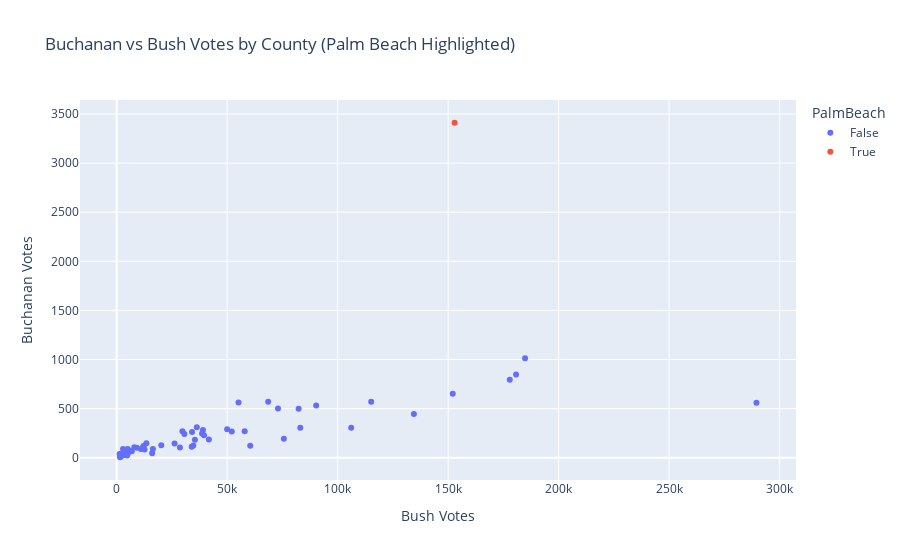
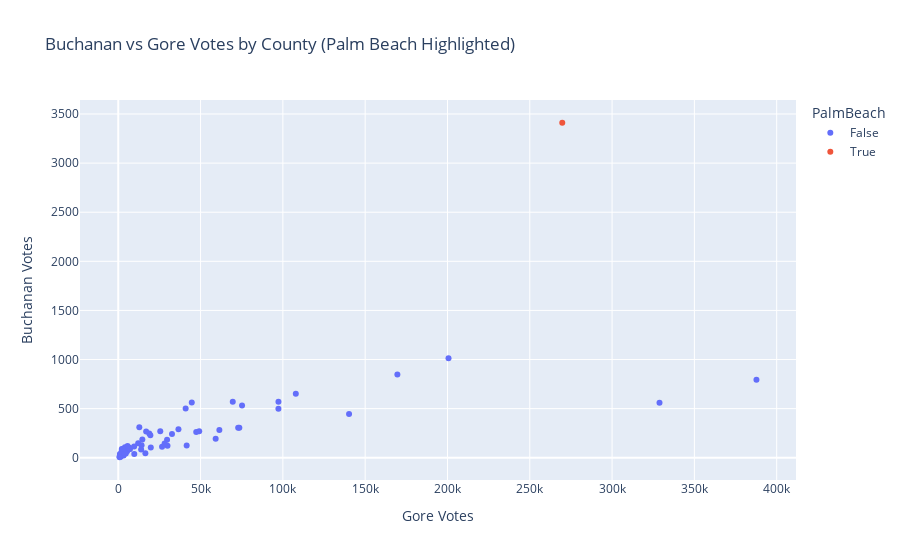

The code cell stored with these charts, in order, in its notebook:
### Markdown cell above
## Question 2

One controversy in the 2000 election was the so-called "butterfly ballot" used by Palm Beach County, shown below.

Gore was the 2nd ticket listed on the left-hand side, but to vote for Gore, a voter had to punch the 3rd hole. Punching the 2nd ticket would result in a vote for Pat Buchanan.

Many voters claimed that they were confused by the ballot design and inadvertently voted for Buchanan, when they meant to vote for Gore.

_Learn_: Take a look at the plotly scatter() [documentation](https://plotly.com/python-api-reference/generated/plotly.express.scatter.html). There are a ton of optional arguments! Pick 2 arguments besides DataFrame, x, and y and explain what they do.

_Do_: Make scatterplots of the data to see if there is evidence that there were an unusual number of voters for Pat Buchanan in Palm Beach County. Would this have been enough to swing the election?

### Code cell
# Highlight Palm Beach County in scatterplots of Buchanan vs Bush and Buchanan vs Gore
# (generated by GPT-4.1)

import plotly.express as px

# Add a column to indicate Palm Beach County
df['PalmBeach'] = df['County'] == 'Palm Beach'

# comment: be careful with set axes
# Buchanan vs Bush scatterplot
fig_buchanan_bush_pb = px.scatter(
    df, x='Bush00', y='Buchanan00', color='PalmBeach',
    title='Buchanan vs Bush Votes by County (Palm Beach Highlighted)',
    labels={'Bush00': 'Bush Votes', 'Buchanan00': 'Buchanan Votes'}
)
fig_buchanan_bush_pb.show()

# comment: be careful with set axes
# Buchanan vs Gore scatterplot
fig_buchanan_gore_pb = px.scatter(
    df, x='Gore00', y='Buchanan00', color='PalmBeach',
    title='Buchanan vs Gore Votes by County (Palm Beach Highlighted)',
    labels={'Gore00': 'Gore Votes', 'Buchanan00': 'Buchanan Votes'}
)
fig_buchanan_gore_pb.show()

# Check Buchanan votes in Palm Beach vs other counties
pb_buchanan = df.loc[df['County'] == 'Palm Beach', 'Buchanan00'].values[0]
mean_buchanan = df.loc[df['County'] != 'Palm Beach', 'Buchanan00'].mean()
print(f"Palm Beach Buchanan votes: {pb_buchanan}")
print(f"Mean Buchanan votes (other counties): {mean_buchanan:.2f}")
print(f"Difference: {pb_buchanan - mean_buchanan:.2f}")

# Would this have been enough to swing the election?
bush_gore_diff = abs(df_votes['Bush00'] - df_votes['Gore00'])
print(f"Bush-Gore margin (no federal absentee): {bush_gore_diff}")
print(f"Excess Buchanan votes in Palm Beach: {pb_buchanan - mean_buchanan:.2f}")

### Figure 1 — Plotly figure (JSON) as saved in the notebook; plotly's stock layout.template omitted (floating-point values rounded to 4 significant figures)
{"data": [{"hovertemplate": "PalmBeach=False<br>Bush Votes=%{x}<br>Buchanan Votes=%{y}<extra></extra>", "legendgroup": "False", "marker": {"color": "#636efa", "symbol": "circle"}, "mode": "markers", "name": "False", "orientation": "v", "showlegend": true, "type": "scatter", "x": [34124, 5610, 38637, 5414, 115185, 177902, 2873, 35426, 29767, 41736, 60450, 10964, 4256, 2697, 152098, 73017, 12613, 2454, 4767, 3300, 1841, 3550, 2146, 3765, 4747, 30646, 20206, 180760, 5011, 28635, 9138, 2478, 1670, 50010, 106141, 39062, 6858, 1317, 3038, 57952, 55141, 33970, 289533, 16059, 16404, 52093, 5057, 134517, 26212, 68582, 184825, 90295, 13447, 36274, 83100, 75677, 39546, 34705, 12127, 8006, 4056, 2332, 82357, 4512, 12182, 4994, 1575], "xaxis": "x", "y": [263, 73, 248, 65, 570, 795, 90, 182, 270, 186, 122, 89, 36, 29, 652, 502, 83, 33, 38, 29, 9, 71, 23, 30, 22, 242, 127, 847, 76, 105, 102, 29, 10, 289, 305, 282, 67, 39, 29, 271, 563, 112, 560, 47, 90, 267, 43, 446, 145, 570, 1013, 533, 148, 311, 305, 194, 229, 124, 114, 108, 27, 37, 498, 46, 120, 88, 5], "yaxis": "y"}, {"hovertemplate": "PalmBeach=True<br>Bush Votes=%{x}<br>Buchanan Votes=%{y}<extra></extra>", "legendgroup": "True", "marker": {"color": "#EF553B", "symbol": "circle"}, "mode": "markers", "name": "True", "orientation": "v", "showlegend": true, "type": "scatter", "x": [152951], "xaxis": "x", "y": [3411], "yaxis": "y"}], "layout": {"legend": {"title": {"text": "PalmBeach"}, "tracegroupgap": 0}, "title": {"text": "Buchanan vs Bush Votes by County (Palm Beach Highlighted)"}, "xaxis": {"anchor": "y", "domain": [0, 1], "title": {"text": "Bush Votes"}}, "yaxis": {"anchor": "x", "domain": [0, 1], "title": {"text": "Buchanan Votes"}}}}

### Figure 2 — Plotly figure (JSON) as saved in the notebook; plotly's stock layout.template omitted (floating-point values rounded to 4 significant figures)
{"data": [{"hovertemplate": "PalmBeach=False<br>Gore Votes=%{x}<br>Buchanan Votes=%{y}<extra></extra>", "legendgroup": "False", "marker": {"color": "#636efa", "symbol": "circle"}, "mode": "markers", "name": "False", "orientation": "v", "showlegend": true, "type": "scatter", "x": [47365, 2392, 18850, 3075, 97318, 387703, 2155, 29645, 25525, 14632, 29921, 7047, 3320, 1826, 107864, 40943, 13897, 2046, 9735, 1910, 1442, 2397, 1722, 2339, 3240, 32644, 14167, 169557, 2177, 19768, 6868, 3041, 789, 36571, 73560, 61427, 5398, 1017, 3014, 49177, 44665, 26620, 328808, 16483, 6952, 16948, 4588, 140220, 28181, 69564, 200630, 75200, 12102, 12802, 72853, 59174, 19502, 41559, 9637, 4075, 2649, 1407, 97304, 3838, 5642, 2798, 836], "xaxis": "x", "y": [263, 73, 248, 65, 570, 795, 90, 182, 270, 186, 122, 89, 36, 29, 652, 502, 83, 33, 38, 29, 9, 71, 23, 30, 22, 242, 127, 847, 76, 105, 102, 29, 10, 289, 305, 282, 67, 39, 29, 271, 563, 112, 560, 47, 90, 267, 43, 446, 145, 570, 1013, 533, 148, 311, 305, 194, 229, 124, 114, 108, 27, 37, 498, 46, 120, 88, 5], "yaxis": "y"}, {"hovertemplate": "PalmBeach=True<br>Gore Votes=%{x}<br>Buchanan Votes=%{y}<extra></extra>", "legendgroup": "True", "marker": {"color": "#EF553B", "symbol": "circle"}, "mode": "markers", "name": "True", "orientation": "v", "showlegend": true, "type": "scatter", "x": [269732], "xaxis": "x", "y": [3411], "yaxis": "y"}], "layout": {"legend": {"title": {"text": "PalmBeach"}, "tracegroupgap": 0}, "title": {"text": "Buchanan vs Gore Votes by County (Palm Beach Highlighted)"}, "xaxis": {"anchor": "y", "domain": [0, 1], "title": {"text": "Gore Votes"}}, "yaxis": {"anchor": "x", "domain": [0, 1], "title": {"text": "Buchanan Votes"}}}}
